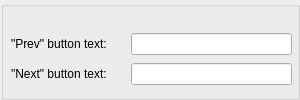
<?xml version="1.0" encoding="UTF-8"?>
<ui version="4.0">
 <class>SpinnerPropertyGridWidget</class>
 <widget class="QWidget" name="SpinnerPropertyGridWidget">
  <property name="geometry">
   <rect>
    <x>0</x>
    <y>0</y>
    <width>300</width>
    <height>100</height>
   </rect>
  </property>
  <property name="minimumSize">
   <size>
    <width>0</width>
    <height>100</height>
   </size>
  </property>
  <property name="windowTitle">
   <string>Form</string>
  </property>
  <widget class="QGroupBox" name="groupBox">
   <property name="geometry">
    <rect>
     <x>1</x>
     <y>1</y>
     <width>299</width>
     <height>99</height>
    </rect>
   </property>
   <property name="title">
    <string/>
   </property>
   <widget class="QLineEdit" name="lineEditPrevButtonText">
    <property name="geometry">
     <rect>
      <x>130</x>
      <y>32</y>
      <width>161</width>
      <height>22</height>
     </rect>
    </property>
   </widget>
   <widget class="QLabel" name="label">
    <property name="geometry">
     <rect>
      <x>10</x>
      <y>35</y>
      <width>121</width>
      <height>16</height>
     </rect>
    </property>
    <property name="text">
     <string>&quot;Prev&quot; button text:</string>
    </property>
   </widget>
   <widget class="QLineEdit" name="lineEditNextButtonText">
    <property name="geometry">
     <rect>
      <x>130</x>
      <y>62</y>
      <width>161</width>
      <height>22</height>
     </rect>
    </property>
   </widget>
   <widget class="QLabel" name="label_2">
    <property name="geometry">
     <rect>
      <x>10</x>
      <y>65</y>
      <width>121</width>
      <height>16</height>
     </rect>
    </property>
    <property name="text">
     <string>&quot;Next&quot; button text:</string>
    </property>
   </widget>
  </widget>
 </widget>
 <resources/>
 <connections/>
</ui>
